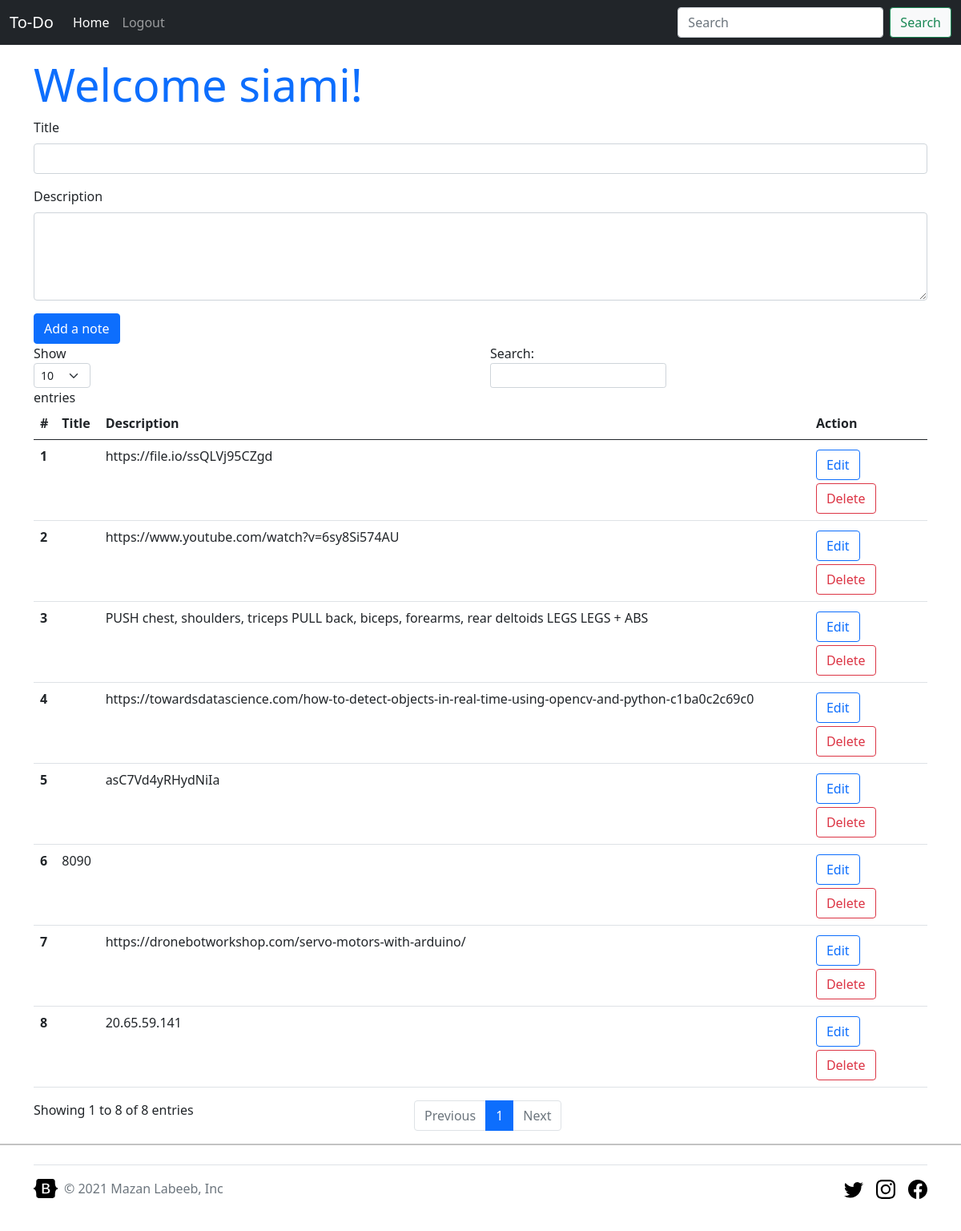
/index.php (signed in), run on the app's committed database.
### tables this page shows
CREATE TABLE `data` (
  `sno` int(11) NOT NULL,
  `title` varchar(50) NOT NULL,
  `description` text NOT NULL,
  `timestamp` datetime NOT NULL DEFAULT CURRENT_TIMESTAMP
);

### index.php (the view, shortened to what this page needs)
<?php
  require "partial/conn.php";
  if(isset($_SESSION['username']) && isset($_SESSION['loggedin'])){
    $usernameS = $_SESSION['username'];
  }
  else{
    header('location:login.php');
    exit;
  }
?>
<!doctype html>
<html lang="en">
  <head>
    <link href="https://cdn.jsdelivr.net/npm/bootstrap@5.1.0/dist/css/bootstrap.min.css" rel="stylesheet">
  <body>
      <?php require "partial/header.php"; ?>
  <?php echo "<div class='container mt-3'><h1 class='display-4 text-primary' >Welcome <b>$usernameS!</b></h1></div>";?>
  <div class="container">
    <form class="mt-2" method="post" action="<?php echo htmlspecialchars($_SERVER['PHP_SELF']);?>">
      <div class="mb-3">
        <label for="exampleInputEmail1" class="form-label">Title</label>
        <input type="text" name = "title" class="form-control" id="exampleInputEmail1" aria-describedby="emailHelp">
      </div>
      <div class="mb-3">
        <label class="form-label" for="w3review">Description</label>
        <textarea name = "description" class="form-control" id="w3review" name="w3review" rows="4" cols="50"></textarea>
      </div>
      <button type="submit" class="btn btn-primary">Add a note</button>
    </form>
  </div>
    <div class="container">
      <table class="table" id ="example">
      <thead>
        <tr>
          <th scope="col">#</th>
          <th scope="col">Title</th>
          <th scope="col">Description</th>
          <th scope="col">Action</th>
        </tr>
      </thead>
      <tbody>
        <?php
          $sql = "SELECT * FROM `data`";
          $query = mysqli_query($conn, $sql);
          $counter = 0;
          while($row = mysqli_fetch_assoc( $query)){
            $counter++;
            $sno = $row['sno'];
            $description = $row['description'];
            $title = $row['title'];
            echo '
              <tr>
                <th scope="row">'.$counter.'</th>
                <td>'.$title.'</td>
                <td>'.$description.'</td>
                <td><button type="button" onclick="myFunction('.$sno.')" id="'.$sno.'" class="btn btn-outline-primary mt-1" data-bs-toggle="modal" data-bs-target="#staticBackdrop">Edit</button>
                <button class="btn btn-outline-danger mt-1" onclick="location.href=\'?delete='.$sno.' \';">Delete</button</td>
              </tr>
            ';
          }
        ?>
      </tbody>
    </table>
    </div>
   <?php require "partial/footer.php"; ?>
  </body>
</html>

### data on the page
data: description "https://file.io/ssQLVj95CZgd"
data: description "https://www.youtube.com/watch?v=6sy8Si574AU"
data: description "PUSH chest, shoulders, triceps PULL back, biceps, forearms, rear deltoids LEGS LEGS + ABS"
data: description "https://towardsdatascience.com/how-to-detect-objects-in-real-time-using-opencv-and-python-c1ba0c2c69c0"
data: description "asC7Vd4yRHydNiIa"
data: title "8090"
data: description "https://dronebotworkshop.com/servo-motors-with-arduino/"
data: description "20.65.59.141"

### other printed values
$usernameS "siami"
